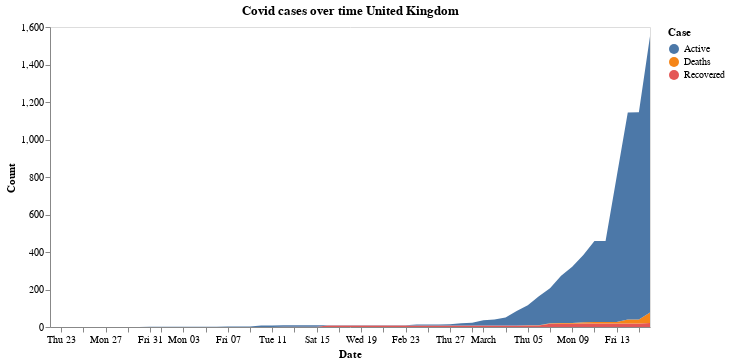

The notebook cell this image was saved under:
### Markdown cell above
### Cases in the United Kingdom

### Code cell
cases_over_time('United Kingdom')

### Figure 1 — Vega-Lite specification as saved in the notebook (floating-point values rounded to 4 significant figures; data arrays with more than 128 entries replaced by an {"elided": "..."} marker saying what was removed)
{"config": {"view": {"continuousWidth": 400, "continuousHeight": 300}, "axis": {"grid": false}}, "data": {"name": "data-229156e4155ded392cfb373c9c9624b3"}, "mark": "area", "encoding": {"color": {"type": "nominal", "field": "Case"}, "x": {"type": "temporal", "field": "Date"}, "y": {"type": "quantitative", "field": "Count"}}, "title": "Covid cases over time United Kingdom", "width": 600, "$schema": "https://vega.github.io/schema/vega-lite/v4.0.2.json", "datasets": {"data-229156e4155ded392cfb373c9c9624b3": {"elided": "165 records"}}}
